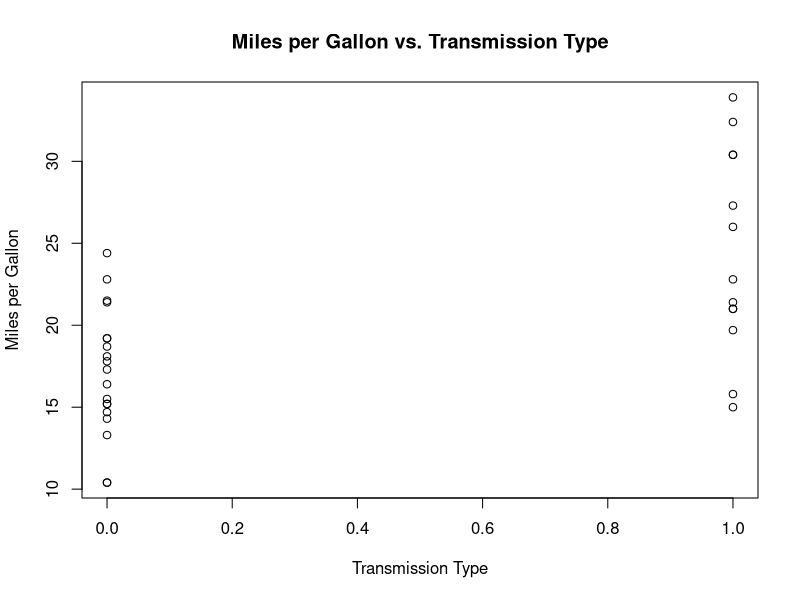
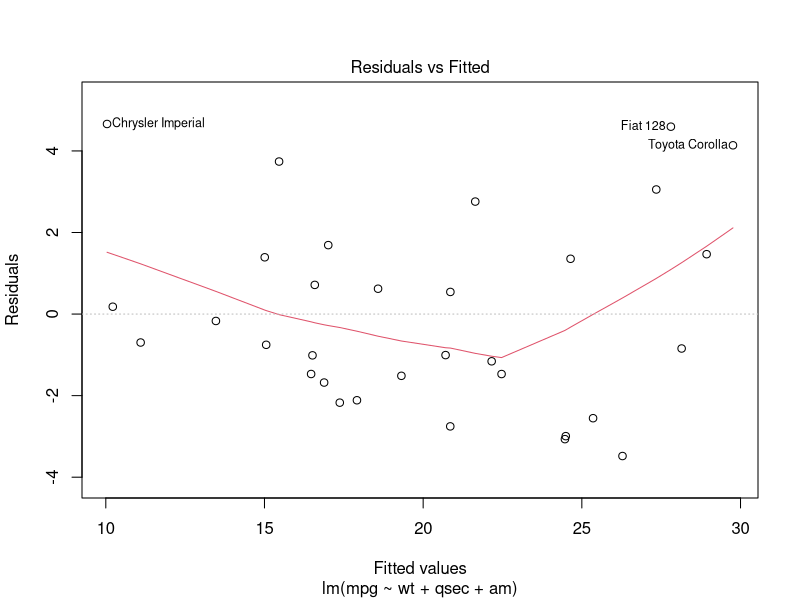
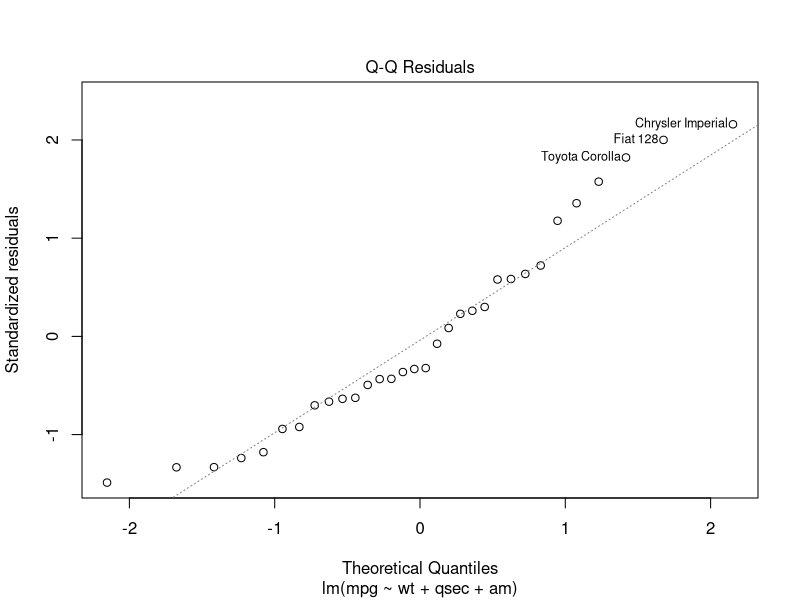
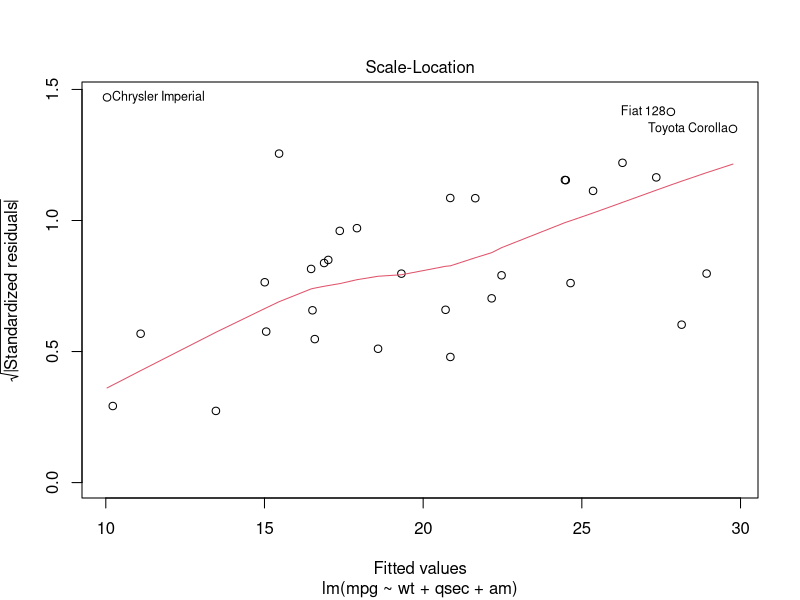
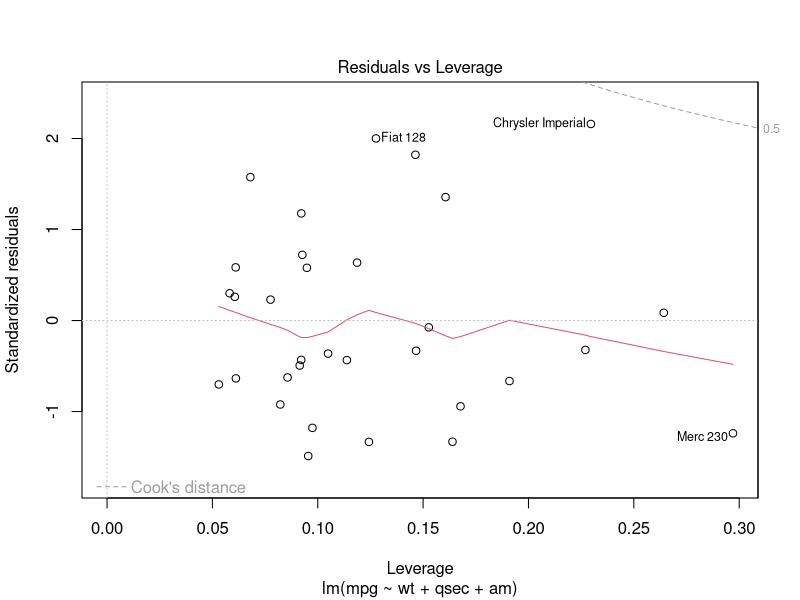

Source code (R) for these figures, in order:
## ---- chunk 1
knitr::opts_chunk$set(echo = FALSE)
## ---- chunk 2
#create linear model with all factors
fit <- lm(mpg ~., data=mtcars)
#run stepwise algorithm to determine which factors to include
step1 <- step(fit, direction = "both")
## ---- chunk 3
summary(step1)
## ---- chunk 4
plot(mpg~am, mtcars, xlab="Transmission Type", ylab="Miles per Gallon", main="Miles per Gallon vs. Transmission Type")
## ---- chunk 5
plot(step1)
